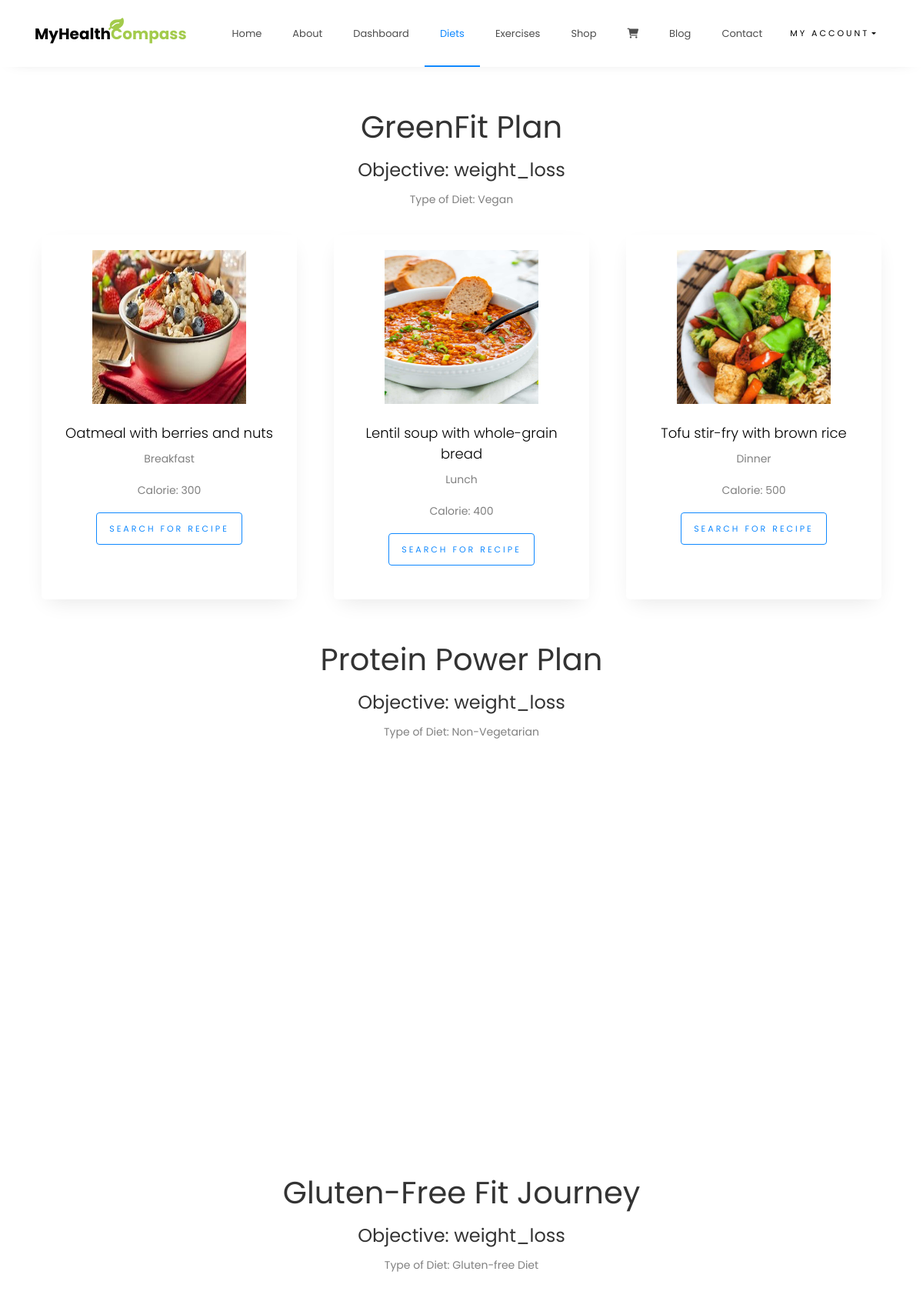
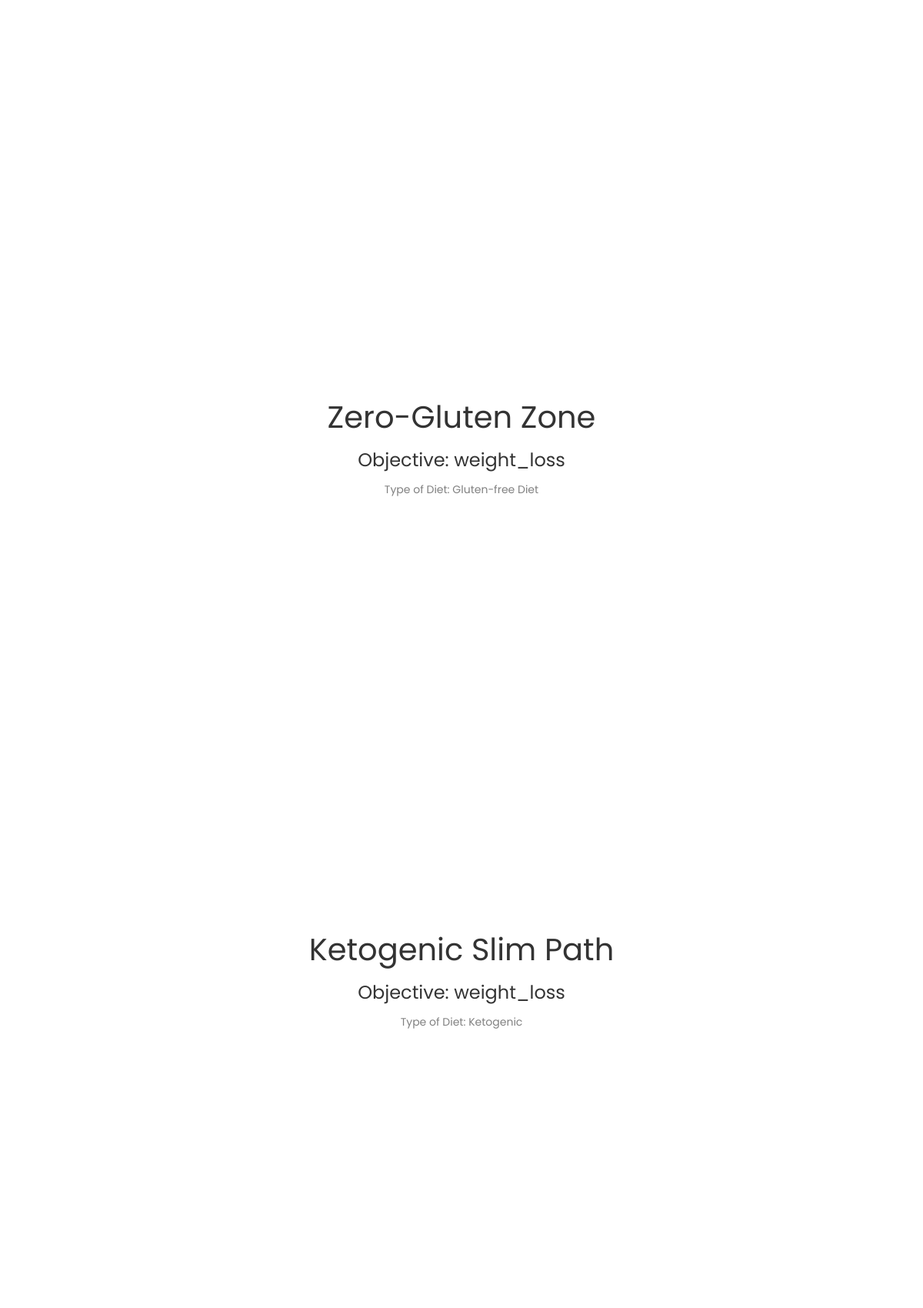
The app's page /WebApp/Diet/ (upper part) with its own data (2 pictures, top to bottom).
### HealthApp/models.py (models this page shows)
class MealPlansDb(models.Model):
  Objective=models.CharField(max_length=100,null=True,blank=True)
  Diet=models.CharField(max_length=100,null=True,blank=True)
  Plan=models.CharField(max_length=100,null=True,blank=True)
  BreakFast=models.CharField(max_length=100,null=True,blank=True)
  BCalorie=models.IntegerField(null=True,blank=True)
  BImage=models.ImageField(upload_to="MealsImages",null=True,blank=True)
  Lunch=models.CharField(max_length=100,null=True,blank=True)
  LCalorie=models.IntegerField(null=True,blank=True)
  LImage=models.ImageField(upload_to="MealsImages",null=True,blank=True)
  Dinner=models.CharField(max_length=100,null=True,blank=True)
  DCalorie=models.IntegerField(null=True,blank=True)
  DImage=models.ImageField(upload_to="MealsImages",null=True,blank=True)

### WebApp/views.py (the view)
# urls.py: path('Diet/', views.Diet, name='Diet'),
def Diet(request):
    diet=MealPlansDb.objects.all()
    return render(request,'Diet.html',{'diet':diet})

### WebApp/templates/Diet.html (shortened to what this page needs)
<!DOCTYPE html>
{% extends 'Home.html' %}
{% load static %}
{% block content %}
<html lang="en">
<head>
</head>
<body>
	<nav class="navbar navbar-expand-lg navbar-dark ftco_navbar bg-dark ftco-navbar-light" id="ftco-navbar">
		<div class="container">
			<a class="navbar-brand" href="{% url 'Home' %}">MyHealth<span>Compass<i class="fa fa-leaf"></i></span></a>
			<div class="collapse navbar-collapse" id="ftco-nav">
				<ul class="navbar-nav ml-auto">
					<li class="nav-item "><a href="{% url 'Home' %}" class="nav-link">Home</a></li>
					<li class="nav-item"><a href="{%url 'About' %}" class="nav-link">About</a></li>
					<li class="nav-item"><a href="{% url 'Dashboard' %}" class="nav-link">Dashboard</a></li>
					<li class="nav-item active"><a href="{% url 'DietIntro' %}" class="nav-link active">Diets</a></li>
					<li class="nav-item"><a href="{% url 'IntroExercise' %}" class="nav-link">Exercises</a></li>
					<li class="nav-item"><a href="{% url 'ShopCategory' %}" class="nav-link">Shop</a></li>
					<li class="nav-item">
						<a href="{% url 'CartPage' %}" class="nav-link">
							<i class="fa-solid fa-cart-shopping"></i>
						</a>
					</li>
					<li class="nav-item"><a href="{% url 'Blog' %}" class="nav-link">Blog</a></li>
					<li class="nav-item"><a href="{% url 'Contact' %}" class="nav-link">Contact</a></li>
				</ul>
			</div>
			{% if request.session.name %}
			<div class="dropdown">
				<button class="btn btn-secondary dropdown-toggle" type="button" data-bs-toggle="dropdown"
					aria-expanded="false"
					style="background-color:#FFFFFF;color:#000000;outline: none; border: none;">Welcome
					{{request.session.name}}</button>
				<ul class="dropdown-menu">
					<li><a class="dropdown-item" href="{% url 'UserLogout' %}">Logout</a></li>
				</ul>
			</div>
			{% else %}
			<div class="dropdown">
				<button class="btn btn-secondary dropdown-toggle" type="button" data-bs-toggle="dropdown"
					aria-expanded="false" style="background-color:#FFFFFF;color:#000000;outline: none; border: none;">My
					Account</button>
			</div>
			{% endif %}
		</div>
	</nav>
{% for i in diet %}
<div class="container mt-5">
    <div class="row mb-3">
        <div class="col-12 text-center">
            <h1 class="heading">{{ i.Plan }}</h1>
            <h4>Objective: {{ i.Objective }}</h4>
            <p>Type of Diet: {{ i.Diet }}</p>
        </div>
    </div>
    <div class="row">
        <div class="col-md-4 d-flex services align-self-stretch px-4 ftco-animate">
            <div class="d-block services-wrap text-center">
                <div class="img">
                    <img src="{{ i.BImage.url }}" height="200px" width="200px" alt="">
                </div>
                <div class="media-body p-2 mt-3">
                    <h3 class="heading">{{ i.BreakFast }}</h3>
                    <p>Breakfast</p>
                    <p>Calorie: {{ i.BCalorie }}</p>
                    <p><a href="{% url 'Dishes' %}" class="btn btn-primary btn-outline-primary">Search for Recipe</a></p>
                </div>
            </div>
        </div>
        <div class="col-md-4 d-flex services align-self-stretch px-4 ftco-animate">
            <div class="d-block services-wrap text-center">
                <div class="img">
                    <img src="{{ i.LImage.url }}" height="200px" width="200px" alt="">
                </div>
                <div class="media-body p-2 mt-3">
                    <h3 class="heading">{{ i.Lunch }}</h3>
                    <p>Lunch</p>
                    <p>Calorie: {{ i.LCalorie }}</p>
                    <p><a href="{% url 'Dishes' %}" class="btn btn-primary btn-outline-primary">Search for Recipe</a></p>
                </div>
            </div>
        </div>
        <div class="col-md-4 d-flex services align-self-stretch px-4 ftco-animate">
            <div class="d-block services-wrap text-center">
                <div class="img">
                    <img src="{{ i.DImage.url }}" height="200px" width="200px" alt="">
                </div>
                <div class="media-body p-2 mt-3">
                    <h3 class="heading">{{ i.Dinner }}</h3>
                    <p>Dinner</p>
                    <p>Calorie: {{ i.DCalorie }}</p>
                    <p><a href="{% url 'Dishes' %}" class="btn btn-primary btn-outline-primary">Search for Recipe</a></p>
                </div>
            </div>
        </div>
    </div>
</div>
{% endfor %}
<br><br>
</body>
</html>
{% endblock %}

### records on screen
MealPlansDb: Plan "GreenFit Plan", Objective "weight_loss", Diet "Vegan", BImage (picture), BreakFast "Oatmeal with berries and nuts", BCalorie "300", LImage (picture), Lunch "Lentil soup with whole-grain bread", LCalorie "400", DImage (picture), Dinner "Tofu stir-fry with brown rice", DCalorie "500"
MealPlansDb: Plan "Protein Power Plan", Objective "weight_loss", Diet "Non-Vegetarian"
MealPlansDb: Plan "Gluten-Free Fit Journey", Objective "weight_loss", Diet "Gluten-free Diet"
MealPlansDb: Plan "Zero-Gluten Zone", Objective "weight_loss", Diet "Gluten-free Diet"
MealPlansDb: Plan "Ketogenic Slim Path", Objective "weight_loss", Diet "Ketogenic"
